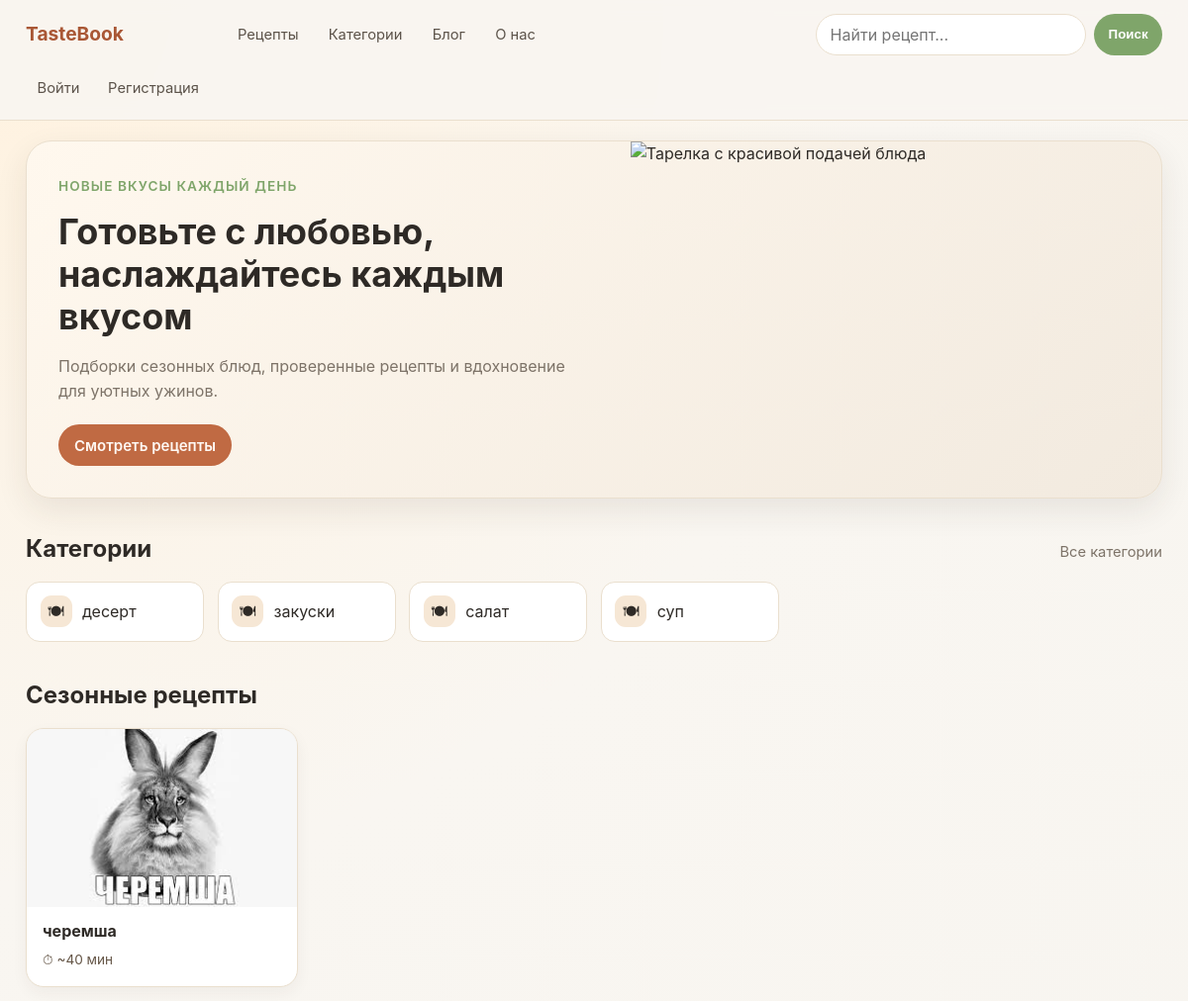
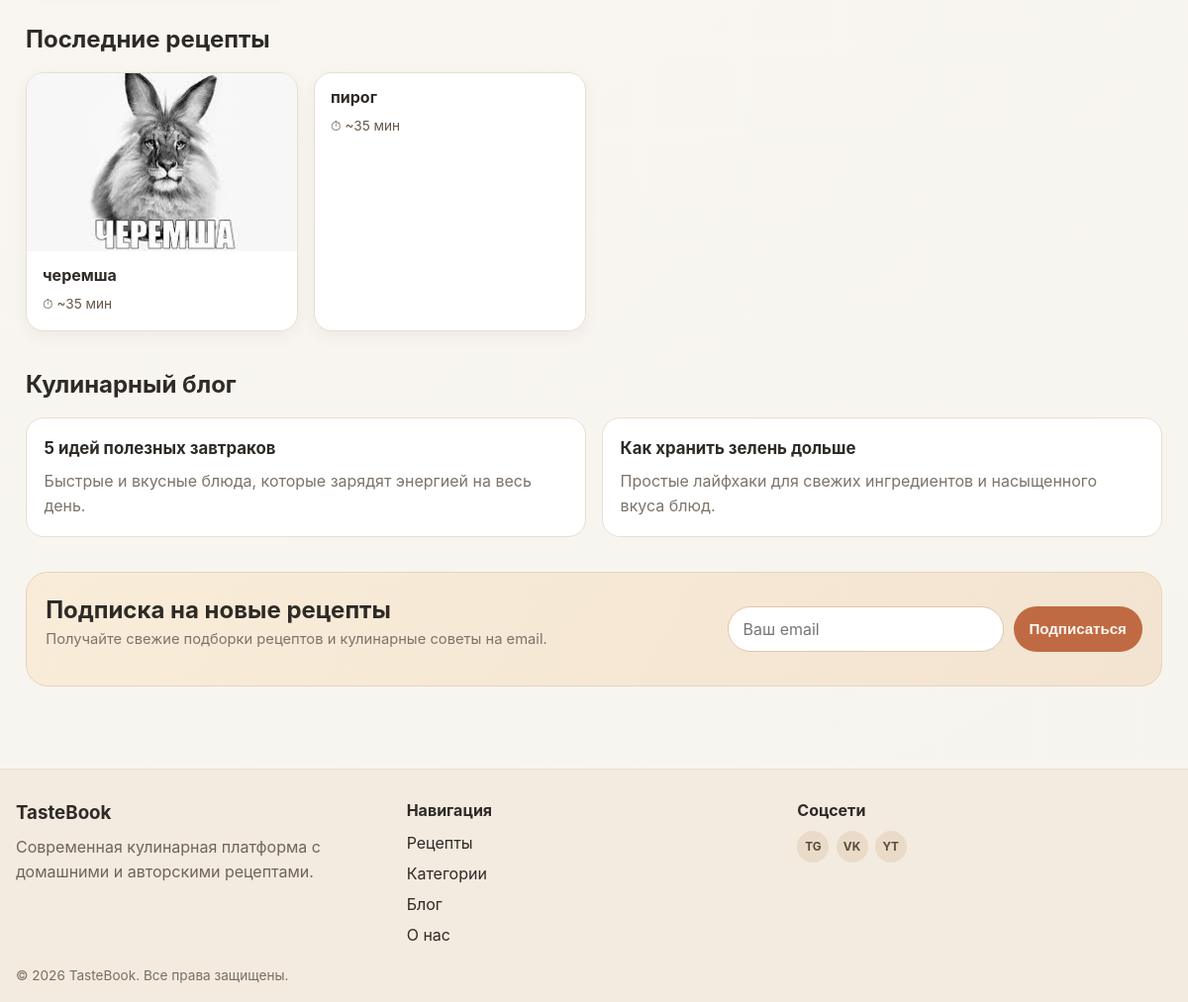
The page / on the database its author committed (2 pictures, top to bottom).
### recipes/models.py (models this page shows, shortened)
class Category(models.Model):
    name = models.CharField("Название", max_length=100, unique=True)
    slug = models.SlugField("Слаг", max_length=120, unique=True)
    class Meta:
        verbose_name = "Категория"
        verbose_name_plural = "Категории"
        ordering = ("name",)

class Recipe(models.Model):
    title = models.CharField("Название", max_length=200)
    description = models.TextField("Описание", blank=True)
    ingredients = models.TextField("Ингредиенты")
    instructions = models.TextField("Инструкция по приготовлению")
    image = models.ImageField("Фото", upload_to="recipes/", blank=True, null=True)
    author = models.ForeignKey(
        settings.AUTH_USER_MODEL,
        verbose_name="Автор",
        on_delete=models.CASCADE,
        related_name="recipes",
    )
    category = models.ForeignKey(
        Category,
        verbose_name="Категория",
        on_delete=models.SET_NULL,
        related_name="recipes",
        null=True,
        blank=True,
    )
    is_seasonal = models.BooleanField("Сезонное блюдо", default=False)
    created_at = models.DateTimeField("Дата создания", auto_now_add=True)
    class Meta:
        verbose_name = "Рецепт"
        verbose_name_plural = "Рецепты"
        ordering = ("-created_at",)

### recipes/views.py (the view)
# urls.py: path("", views.home, name="home"),
def home(request):
    query = request.GET.get("q", "").strip()
    seasonal_recipes = Recipe.objects.filter(is_seasonal=True)[:4]
    latest_recipes = Recipe.objects.order_by("-created_at")
    if query:
        latest_recipes = latest_recipes.filter(title__icontains=query)
    latest_recipes = latest_recipes[:6]
    context = {
        "seasonal_recipes": seasonal_recipes,
        "latest_recipes": latest_recipes,
        "search_query": query,
    }
    return render(request, "recipes/home.html", context)

### recipes/context_processors.py (called while the page is built)
def categories(request):
    return {"categories": Category.objects.all()}

### templates/recipes/home.html (shortened to what this page needs)
{% extends "base.html" %}
{% block content %}
<section class="hero">
    <div class="hero__content">
        <p class="hero__eyebrow">Новые вкусы каждый день</p>
        <h1 class="hero__title">Готовьте с любовью, наслаждайтесь каждым вкусом</h1>
        <p class="hero__text">
            Подборки сезонных блюд, проверенные рецепты и вдохновение для уютных ужинов.
        </p>
        <a href="#latest-recipes" class="button hero__button">Смотреть рецепты</a>
    </div>
    <div class="hero__media">
        <img
            src="https://images.unsplash.com/photo-1547592166-23ac45744acd?auto=format&fit=crop&w=1200&q=80"
            alt="Тарелка с красивой подачей блюда"
            class="hero__image"
        >
    </div>
</section>
<section class="section" id="categories">
    <div class="section__head">
        <h2 class="section__title">Категории</h2>
        <a href="{% url 'recipes:home' %}" class="section__link">Все категории</a>
    </div>
    <div class="categories-grid">
        {% for category in categories %}
            <a href="{% url 'recipes:category' slug=category.slug %}" class="category-chip">
                <span class="category-chip__icon">🍽</span>
                <span class="category-chip__name">{{ category.name }}</span>
            </a>
        {% empty %}
            <div class="card card--placeholder">Категории пока не добавлены</div>
        {% endfor %}
    </div>
</section>
<section class="section">
    <div class="section__head">
        <h2 class="section__title">Сезонные рецепты</h2>
    </div>
    <div class="cards">
        {% for recipe in seasonal_recipes %}
            <a href="{% url 'recipes:detail' pk=recipe.pk %}" class="card card--link">
                {% if recipe.image %}
                    <div class="card__image-wrapper">
                        <img src="{{ recipe.image.url }}" alt="{{ recipe.title }}" class="card__image">
                    </div>
                {% endif %}
                <div class="card__body">
                    <h3 class="card__title">{{ recipe.title }}</h3>
                    <p class="card__time">⏱ ~40 мин</p>
                </div>
            </a>
        {% empty %}
            <div class="card card--placeholder">Пока нет сезонных рецептов</div>
        {% endfor %}
    </div>
</section>
<section class="section" id="latest-recipes">
    <div class="section__head">
        <h2 class="section__title">Последние рецепты</h2>
    </div>
    <div class="cards">
        {% for recipe in latest_recipes %}
            <a href="{% url 'recipes:detail' pk=recipe.pk %}" class="card card--link">
                {% if recipe.image %}
                    <div class="card__image-wrapper">
                        <img src="{{ recipe.image.url }}" alt="{{ recipe.title }}" class="card__image">
                    </div>
                {% endif %}
                <div class="card__body">
                    <h3 class="card__title">{{ recipe.title }}</h3>
                    <p class="card__time">⏱ ~35 мин</p>
                </div>
            </a>
        {% empty %}
            <div class="card card--placeholder">Пока нет добавленных рецептов</div>
        {% endfor %}
    </div>
</section>
<section class="section" id="blog">
    <div class="section__head">
        <h2 class="section__title">Кулинарный блог</h2>
    </div>
    <div class="blog-grid">
        <article class="blog-card">
            <h3 class="blog-card__title">5 идей полезных завтраков</h3>
            <p class="blog-card__text">Быстрые и вкусные блюда, которые зарядят энергией на весь день.</p>
        </article>
        <article class="blog-card">
            <h3 class="blog-card__title">Как хранить зелень дольше</h3>
            <p class="blog-card__text">Простые лайфхаки для свежих ингредиентов и насыщенного вкуса блюд.</p>
        </article>
    </div>
</section>
<section class="section subscribe">
    <div class="subscribe__inner">
        <div>
            <h2 class="section__title">Подписка на новые рецепты</h2>
            <p class="section__caption">Получайте свежие подборки рецептов и кулинарные советы на email.</p>
        </div>
        <form class="subscribe__form" action="#" method="post">
            <input type="email" class="subscribe__input" placeholder="Ваш email" required>
            <button type="submit" class="button">Подписаться</button>
        </form>
    </div>
</section>
{% endblock %}

### static/css/style.css (style rules this page uses)
:root { --bg: #f9f6f1; --surface: #ffffff; --surface-soft: #fffaf3; --text: #2e2a26; --muted: #7d7368; --primary: #c06a43; --primary-dark: #a95735; --accent: #7fa56a; --border: #eadfce; --shadow: 0 12px 32px rgba(57, 45, 36, 0.09); --radius: 18px; }
*, *::before, *::after { box-sizing: border-box; }
html, body { margin: 0; padding: 0; }
body.page { font-family: "Inter", "Segoe UI", system-ui, -apple-system, sans-serif; background: radial-gradient(circle at top left, #fff2df 0%, var(--bg) 38%, #f6f4ef 100%); color: var(--text); line-height: 1.55; }
a { color: inherit; text-decoration: none; }
.hero { display: grid; grid-template-columns: 1.1fr 1fr; gap: 1.25rem; background: linear-gradient(135deg, #fff8ee, #f2eadf); border: 1px solid var(--border); border-radius: calc(var(--radius) + 8px); overflow: hidden; box-shadow: var(--shadow); margin-bottom: 2rem; }
.hero__content { padding: 2rem; }
.hero__eyebrow { display: inline-block; margin: 0 0 0.85rem; color: var(--accent); font-size: 0.85rem; font-weight: 600; text-transform: uppercase; letter-spacing: 0.08em; }
.hero__title { margin: 0; font-size: clamp(1.6rem, 3vw, 2.6rem); line-height: 1.2; }
.hero__text { color: var(--muted); margin: 1rem 0 1.35rem; max-width: 54ch; }
.hero__button { width: fit-content; }
.hero__media { min-height: 320px; }
.hero__image { width: 100%; height: 100%; object-fit: cover; display: block; }
.section { margin-bottom: 2.2rem; }
.section__head { display: flex; justify-content: space-between; align-items: baseline; gap: 1rem; margin-bottom: 0.9rem; }
.section__title { margin: 0; font-size: clamp(1.25rem, 2vw, 1.8rem); }
.section__link, .section__caption { color: var(--muted); font-size: 0.92rem; }
.section__caption { margin: 0 0 1rem; }
.categories-grid { display: grid; grid-template-columns: repeat(auto-fill, minmax(170px, 1fr)); gap: 0.85rem; }
.category-chip { display: flex; align-items: center; gap: 0.65rem; background: var(--surface); border: 1px solid var(--border); border-radius: 14px; padding: 0.85rem; transition: transform 0.2s ease, box-shadow 0.2s ease; }
.category-chip__icon { width: 2rem; height: 2rem; border-radius: 11px; display: inline-flex; align-items: center; justify-content: center; background: #f6e7d5; }
.cards { display: grid; grid-template-columns: repeat(auto-fill, minmax(240px, 1fr)); gap: 1rem; }
.card { background: var(--surface); border: 1px solid var(--border); border-radius: var(--radius); box-shadow: 0 6px 16px rgba(63, 45, 30, 0.05); }
.card--link { display: block; overflow: hidden; transition: transform 0.22s ease, box-shadow 0.22s ease; }
.card__image-wrapper { height: 180px; background: #f1e7da; }
.card__image { width: 100%; height: 100%; object-fit: cover; display: block; }
.card__body { padding: 0.9rem 1rem 1rem; }
.card__title { margin: 0 0 0.32rem; font-size: 1rem; line-height: 1.35; }
.card__time { margin: 0.45rem 0 0; color: #655647; font-size: 0.85rem; }
.blog-grid { display: grid; grid-template-columns: repeat(auto-fit, minmax(240px, 1fr)); gap: 1rem; }
.blog-card { background: var(--surface); border: 1px solid var(--border); border-radius: var(--radius); padding: 1.1rem; }
.blog-card__title { margin: 0 0 0.5rem; font-size: 1.05rem; }
.blog-card__text { margin: 0; color: var(--muted); }
.subscribe { margin-top: 2rem; }
.subscribe__inner { background: linear-gradient(120deg, #f9ecd9, #f2e4d0); border: 1px solid #ead4b9; border-radius: calc(var(--radius) + 4px); padding: 1.2rem; display: grid; grid-template-columns: 1fr auto; gap: 1rem; align-items: center; }
.subscribe__form { display: flex; gap: 0.6rem; flex-wrap: wrap; }
.subscribe__input { min-width: 220px; padding: 0.62rem 0.9rem; border-radius: 999px; border: 1px solid #dfc6aa; font: inherit; }
.button { display: inline-flex; align-items: center; justify-content: center; border: none; border-radius: 999px; background: var(--primary); color: #fff8f3; padding: 0.58rem 1rem; font-size: 0.94rem; font-weight: 600; cursor: pointer; transition: background 0.2s ease, transform 0.08s ease; }

### rows shown on the page
Category: name "десерт"
Category: name "закуски"
Category: name "салат"
Category: name "суп"
Recipe: image (picture), title "черемша"
Recipe: title "пирог"
